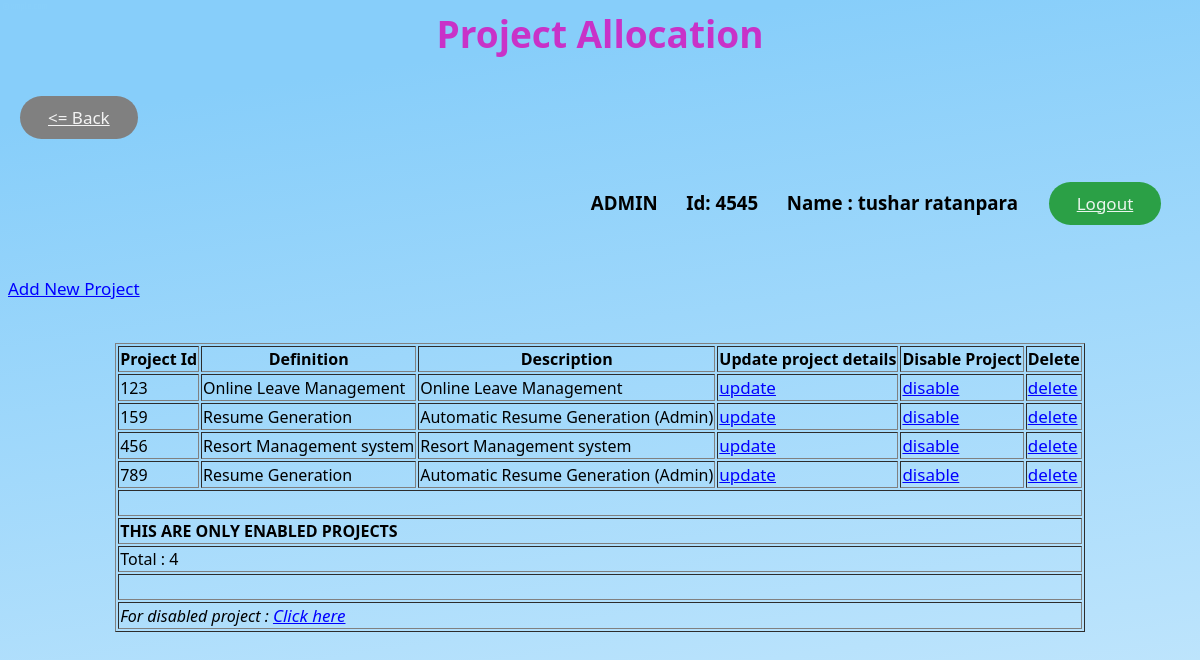
The page /admin/project.php (signed in) on the database its author committed.
### tables this page shows
CREATE TABLE `projects` (
  `project_id` int(6) UNSIGNED NOT NULL,
  `faculty` int(6) NOT NULL,
  `definition` varchar(25) NOT NULL,
  `description` varchar(50) DEFAULT NULL,
  `enable` int(1) DEFAULT NULL,
  `selected` int(1) DEFAULT NULL
);

### admin/project.php (the view, shortened to what this page needs)
<html>
    <head>
        <link rel="stylesheet" type="text/css" href="../main.css">
    </head>
    <body>
        <h1 align="center">Project Allocation</h1>
        <h3 align="left"><a href="index.php"  class="back shadow"><= Back</a></h3>
        <h3 align="right"><?php if(isset($_SESSION['admin'])){echo 'ADMIN';}else{echo 'FACULTY';} ?>   &emsp;    Id: <?php echo $_SESSION['faculty']; ?>  &emsp;       Name : <?php echo $_SESSION['faculty_name']; ?>&emsp;<a href="admin_logout.php" class="log_out shadow">Logout</a>&emsp;</h3>        <br>
        <a href="p/insert_project.php">Add New Project</a>
        <br>
        <br>
        <form>
            <table align="center" border="1">
                <tr>
                    <th>Project Id</th>
                    <th>Definition</th>
                    <th>Description</th>
                    <th>Update project details</th>
                    <th>Disable Project</th>
                    <th>Delete</th>
                </tr>
                <?php
                $count=0;
                    try{
                        $dbhandler=new PDO('mysql:host=127.0.0.1;dbname=project_db','root','');
                        $dbhandler->setAttribute(PDO::ATTR_ERRMODE, PDO::ERRMODE_EXCEPTION);
                        $sql='select * from projects where enable=1';
                        $query=$dbhandler->query($sql);
                        while($r=$query->fetch())
                        {
                                echo '<tr>'
                                . '<td>'.$r['project_id'].'</td>'
                                . '<td>'.$r['definition'].'</td>'
                                . '<td>'.$r['description'].'</td>'
                                . '<td><a href="p/update_project.php?id='.$r['project_id'].'">update</a></td>'
                                . '<td><a href="p/disable_project_sql.php?id='.$r['project_id'].'">disable</a></td>'
                                . '<td><a href="p/delete_project_sql.php?id='.$r['project_id'].'">delete</a></td>'
                                        .'</tr>';
                            $count++;
                        }
                    } catch (Exception $ex) {
                        echo 'hello! There is some error!';
                    }
                echo '<tr>
                    <td colspan="6"><br></td>
                </tr>
                <tr>
                    <td colspan="6"><b>THIS ARE ONLY ENABLED PROJECTS</b></td>
                </tr>
                <tr>
                    <td colspan="6">Total : '.$count.'</td>
                </tr>';
                ?>
                <tr>
                    <td colspan="6"><br></td>
                </tr>
                <tr>
                    <td colspan="6"><i>For disabled project  : <a href="p/disabled_projects_list.php">Click here</a></i></td>
                </tr>
            </table>
        </form>
    </body>
</html>

### main.css (style rules this page uses)
h1 { color: rgb(200,50,200); font-family: algerian,Segoe UI,Frutiger,Frutiger Linotype,Dejavu Sans; font-size: 37px; }
a { color: blue; font-size: 17px; }
.log_out { display: inline-block; -webkit-box-sizing: border-box; -moz-box-sizing: border-box; box-sizing: border-box; cursor: pointer; margin: 12px; padding: 10px 28px; border: none; -webkit-border-radius: 30px; border-radius: 30px; font-family: Segoe UI,Frutiger,Frutiger Linotype,Dejavu Sans,Helvetica Neue,Arial,sans-serif; font-size: 17px; font-style: normal; font-variant: normal; font-weight: 500; color: rgba(255,255,255,0.9); -o-text-overflow: clip; text-overflow: clip; background: #2ba046; }
.back { display: inline-block; -webkit-box-sizing: border-box; -moz-box-sizing: border-box; box-sizing: border-box; cursor: pointer; margin: 12px; padding: 10px 28px; border: none; -webkit-border-radius: 30px; border-radius: 30px; font-family: Segoe UI,Frutiger,Frutiger Linotype,Dejavu Sans,Helvetica Neue,Arial,sans-serif; font-size: 17px; font-style: normal; font-variant: normal; font-weight: 500; color: rgba(255,255,255,0.9); -o-text-overflow: clip; text-overflow: clip; background: grey; }

### rows shown on the page
projects: project_id "123", definition "Online Leave Management", description "Online Leave Management"
projects: project_id "159", definition "Resume Generation", description "Automatic Resume Generation (Admin)"
projects: project_id "456", definition "Resort Management system", description "Resort Management system"
projects: project_id "789", definition "Resume Generation", description "Automatic Resume Generation (Admin)"

### other values the page prints
$_SESSION['faculty'] "4545"
$_SESSION['faculty_name'] "tushar ratanpara"
$count "4"
